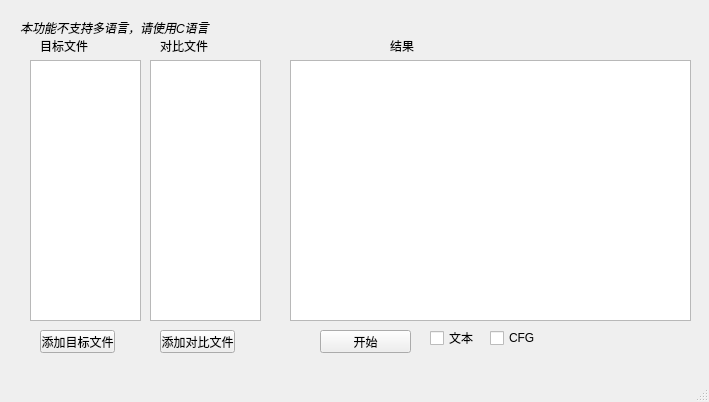
<?xml version="1.0" encoding="UTF-8"?>
<ui version="4.0">
 <class>Many</class>
 <widget class="QMainWindow" name="Many">
  <property name="geometry">
   <rect>
    <x>0</x>
    <y>0</y>
    <width>709</width>
    <height>402</height>
   </rect>
  </property>
  <property name="windowTitle">
   <string>MainWindow</string>
  </property>
  <widget class="QWidget" name="centralwidget">
   <widget class="QListView" name="listView">
    <property name="geometry">
     <rect>
      <x>30</x>
      <y>60</y>
      <width>111</width>
      <height>261</height>
     </rect>
    </property>
   </widget>
   <widget class="QTableView" name="tableView">
    <property name="geometry">
     <rect>
      <x>290</x>
      <y>60</y>
      <width>401</width>
      <height>261</height>
     </rect>
    </property>
   </widget>
   <widget class="QLabel" name="label_2">
    <property name="geometry">
     <rect>
      <x>160</x>
      <y>40</y>
      <width>54</width>
      <height>12</height>
     </rect>
    </property>
    <property name="text">
     <string>对比文件</string>
    </property>
   </widget>
   <widget class="QPushButton" name="pushButton">
    <property name="geometry">
     <rect>
      <x>40</x>
      <y>330</y>
      <width>75</width>
      <height>23</height>
     </rect>
    </property>
    <property name="text">
     <string>添加目标文件</string>
    </property>
   </widget>
   <widget class="QPushButton" name="pushButton_3">
    <property name="geometry">
     <rect>
      <x>320</x>
      <y>330</y>
      <width>91</width>
      <height>23</height>
     </rect>
    </property>
    <property name="text">
     <string>开始</string>
    </property>
   </widget>
   <widget class="QLabel" name="label">
    <property name="geometry">
     <rect>
      <x>40</x>
      <y>40</y>
      <width>54</width>
      <height>12</height>
     </rect>
    </property>
    <property name="text">
     <string>目标文件</string>
    </property>
   </widget>
   <widget class="QLabel" name="label_3">
    <property name="geometry">
     <rect>
      <x>390</x>
      <y>40</y>
      <width>54</width>
      <height>12</height>
     </rect>
    </property>
    <property name="text">
     <string>结果</string>
    </property>
   </widget>
   <widget class="QLabel" name="label_4">
    <property name="geometry">
     <rect>
      <x>20</x>
      <y>20</y>
      <width>201</width>
      <height>16</height>
     </rect>
    </property>
    <property name="font">
     <font>
      <italic>true</italic>
     </font>
    </property>
    <property name="text">
     <string>本功能不支持多语言，请使用C语言</string>
    </property>
   </widget>
   <widget class="QPushButton" name="pushButton_2">
    <property name="geometry">
     <rect>
      <x>160</x>
      <y>330</y>
      <width>75</width>
      <height>23</height>
     </rect>
    </property>
    <property name="text">
     <string>添加对比文件</string>
    </property>
   </widget>
   <widget class="QListView" name="listView_2">
    <property name="geometry">
     <rect>
      <x>150</x>
      <y>60</y>
      <width>111</width>
      <height>261</height>
     </rect>
    </property>
   </widget>
   <widget class="QCheckBox" name="checkBox">
    <property name="geometry">
     <rect>
      <x>430</x>
      <y>330</y>
      <width>71</width>
      <height>16</height>
     </rect>
    </property>
    <property name="text">
     <string>文本</string>
    </property>
   </widget>
   <widget class="QCheckBox" name="checkBox_2">
    <property name="geometry">
     <rect>
      <x>490</x>
      <y>330</y>
      <width>71</width>
      <height>16</height>
     </rect>
    </property>
    <property name="text">
     <string>CFG</string>
    </property>
   </widget>
  </widget>
  <widget class="QMenuBar" name="menubar">
   <property name="geometry">
    <rect>
     <x>0</x>
     <y>0</y>
     <width>709</width>
     <height>23</height>
    </rect>
   </property>
  </widget>
  <widget class="QStatusBar" name="statusbar"/>
 </widget>
 <resources/>
 <connections/>
</ui>
